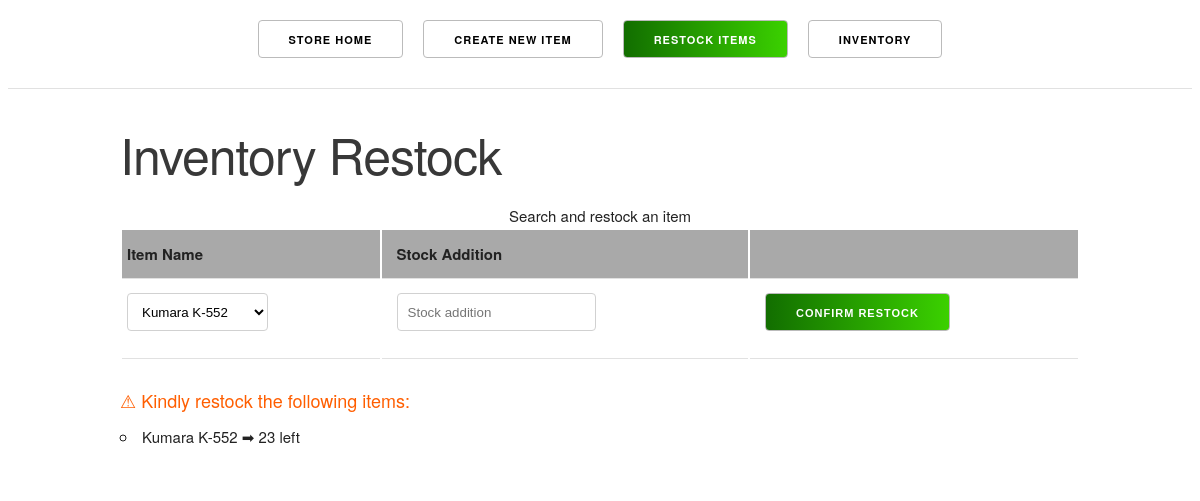
Before: /restock with the older database file.
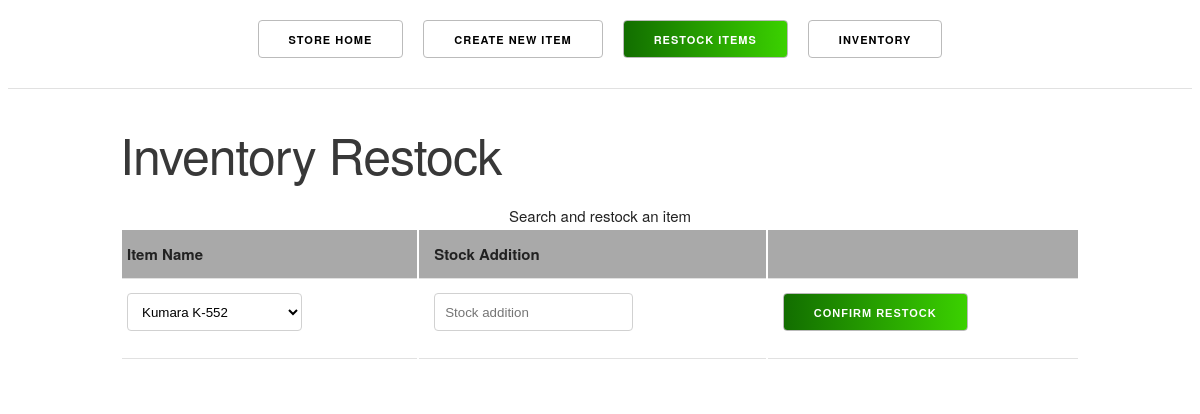
After: the same page with the newer database file.
### store/models.py (models this page shows, shortened)
class Item(db.Model):
    __tablename__ = 'item'
    id = db.Column(db.Integer, primary_key = True)
    name = db.Column(db.String(32), unique = True, nullable = False)
    price = db.Column(db.Float, default = 0)
    stock = db.Column(db.Integer, default = 0)
    sold_out = db.Column(db.Boolean, default = False)
    post_restock = db.Column(db.Integer)
    low_stock = db.Column(db.Boolean, default = False)

### store/main/views.py (the view, shortened to what this page needs)
@main.route('/restock', methods=['GET', 'POST'])
def restock():
    items = Item.query.all()
    low_stock_items = filter_low_stock(items)
    item_names = [x.name for x in items]
    modded_item = None
    restock_form = RestockItems()
    if low_stock_items:
        flash('⚠ Kindly restock the following items:', 'warning')
    return render_template('main/restock.html', items = items, restock_form = restock_form, low_stock_items = low_stock_items)

### store/main/forms.py
class RestockItems(FlaskForm):
    addition = IntegerField()
    submit = SubmitField('Confirm Restock')

### store/main/views.py (called while the page is built)
def filter_low_stock(items):
    return [item for item in items if item.low_stock]

### store/templates/main/restock.html (shortened to what this page needs)
{% extends "base.html" %}
{% block body %}
<div class="menu">
    <a href="{{ url_for('main.index') }}" class="menu-item btn">Store Home</a>
    <a href="{{ url_for('main.create_item') }}" class="menu-item btn">Create New Item</a>
    <a href="{{ url_for('main.restock') }}" class="menu-item btn btn active">Restock Items</a>
    <a href="{{ url_for('main.manage_items') }}" class="menu-item btn">Inventory</a>
</div>
<hr>
<div class="container u-full-width">
    <h1>Inventory Restock</h1>
    <form method="POST">
        <table class="u-full-width">
            <caption>Search and restock an item</caption>
            <thead>
                <tr>
                    <th>Item Name</th>
                    <th>Stock Addition</th>
                    <th></th>
                </tr>
            </thead>
            <tbody>
                <tr>
                    <td>
                        <select name="item-name">
                            {% for item in items %}
                            <option value="{{ item.name }}">{{ item.name }}</option>
                            {% endfor %}
                        </select>
                    </td>
                    <td>{{ restock_form.addition(placeholder='Stock addition') }}</td>
                    <td>{{ restock_form.submit(class='confirm active') }}</td>
                </tr>
            </tbody>
        </table>
        {% for categ, msg in get_flashed_messages(with_categories=True) %}
        <div class="flash">
            <li style="list-style: none;" class="{{ categ }}">{{ msg }}</li>
        </div>
        {% endfor %}
        <ul>
            {% for item in low_stock_items %}
            <li>{{ item.name }} ➡ {{ item.stock }} left</li>
            {% endfor %}
        </ul>
    </form>
</div>
{% endblock %}

Changed rows visible on the page:
no longer on this page (row edited): Item: name "Kumara K-552", stock "23"
Other visible differences:
list line gone: "⚠ Kindly restock the following items:"
